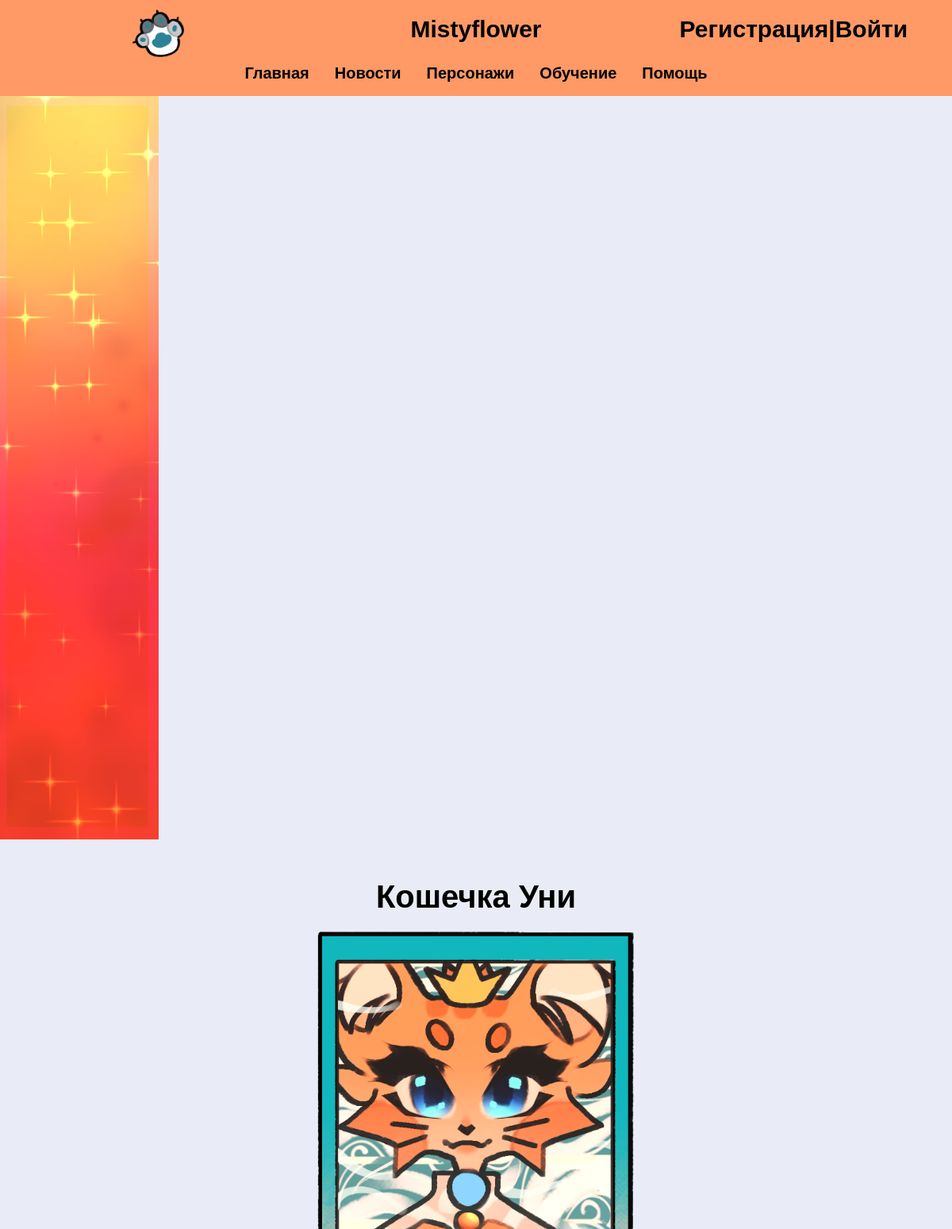
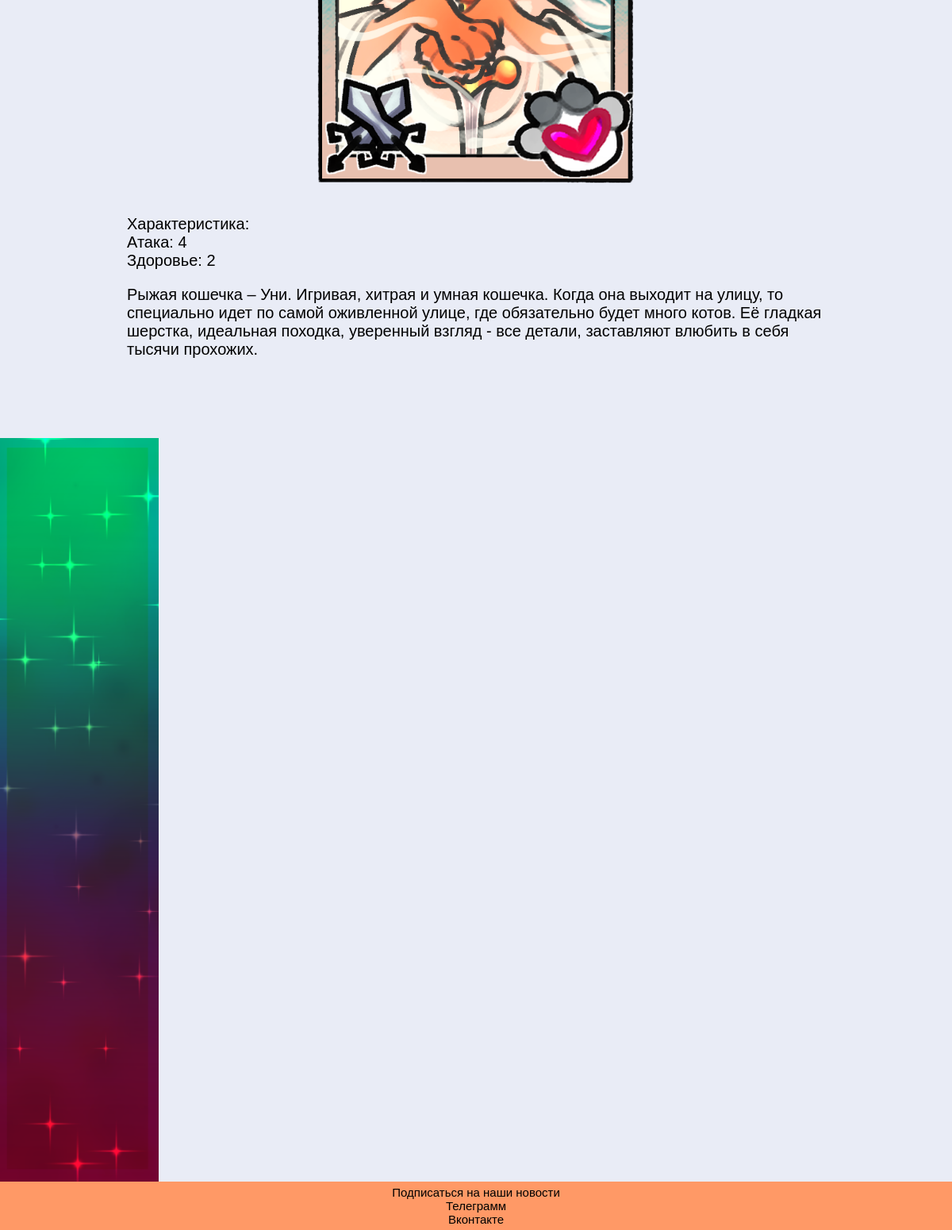
The page /photo/koshechka-uni/ on the database its author committed (2 pictures, top to bottom).
### news/models.py (models this page shows, shortened)
class Photo(models.Model):
    title = models.CharField(max_length=250, verbose_name='Заголовок')
    slug = models.SlugField(max_length=255, unique=True, db_index=True, verbose_name='URL')
    content = models.TextField(blank=True, verbose_name='Текст', null=True)
    photo = models.ImageField(upload_to="photo/%Y/%m/%d", verbose_name='Фото')
    time_create = models.DateTimeField(auto_now_add=True, verbose_name='Время создания')
    time_update = models.DateTimeField(auto_now=True, verbose_name='Время обновления')
    is_published = models.BooleanField(default=True, verbose_name='Опубликовано')
    cat = models.ForeignKey('Category', on_delete=models.PROTECT, verbose_name='Категории')
    class Meta:
        verbose_name = 'Фото'
        verbose_name_plural = 'Фото'
        ordering = ['id']

### news/views.py (the view)
# urls.py: path('photo/<slug:photo_slug>/', ShowPhoto.as_view(), name='photo'),
class ShowPhoto(DetailView):
    model = Photo
    template_name = 'news/photo.html'
    context_object_name = 'photo'
    slug_url_kwarg = 'photo_slug'
    def get_context_data(self, *, object_list=None, **kwargs):
        context = super().get_context_data(**kwargs)
        context['title'] = context['photo']
        context['menu'] = menu
        return context

### news/models.py (called while the page is built)
    def get_absolute_url(self):
        return reverse('category', kwargs={'cat_slug': self.slug})

### news/templatetags/news_tags.py (called while the page is built)
@register.inclusion_tag('news/list_categories.html')
def show_categories(sort=None, cat_selected=0):
    if not sort:
        cats = Category.objects.all()
    else:
        cats = Category.objects.order_by(sort)
    return {'cats': cats, 'cat_selected': cat_selected}

### news/templates/news/photo.html
{% extends 'news/testt.html' %}
{% block content %}
<div class="post">
    <h1>{{photo.title}}</h1>
    {% if photo.photo %}
    <p><img src="{{photo.photo.url}}" alt=""></p>
    {% endif %}
    <p>{{photo.content|linebreaks}}</p>
</div>
{% endblock %}

### news/static/news/css/maybebaby.css (style rules this page uses)
html, body { font-family: 'Verdana'; margin: 0; padding: 0; height: 100%; width: 100%; }
* { margin: 0; padding: 0; border: 0; box-sizing: border-box; }
.content-text h1 { font-size: 25px; font-family: Optima, sans-serif; }
.post { width: 1000px; margin: 50px auto; padding: 0 40px 30px 40px; }
.post h1 { font-size: 40px; text-align: center; }
.post img { width: 400px; display: block; margin: 20px auto 40px; }
.post p { margin: 20px 20px 20px 20px; }

### rows shown on the page
Photo: title "Кошечка Уни", photo (picture), content "Характеристика: Атака: 4 Здоровье: 2 Рыжая кошечка – Уни. Игривая, хитрая и умная кошечка. Когда она выходит на улицу, то специально идет по самой оживленной улице, где обязательно будет много котов. Её гладкая шерстка, идеальная походка, уверенный взгляд - все детали, заставляют влюбить в себя тысячи прохожих."

### other values the page prints
{{ m.title }} "Главная" "Новости" "Обучение" "Помощь"
{{ m.title }} "Персонажи"
